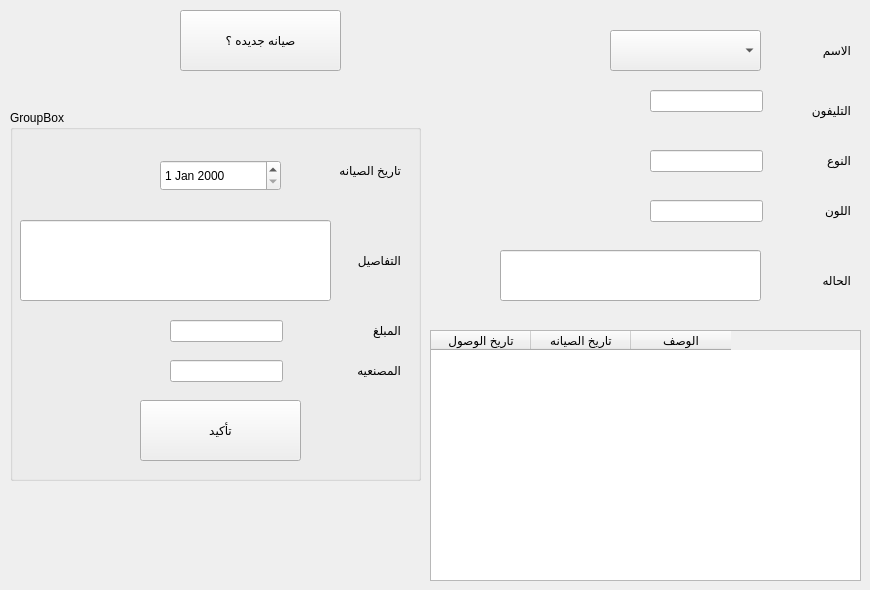
      <widget class="QWidget" name="currentclient_tab">
       <attribute name="title">
        <string>حالي</string>
       </attribute>
       <widget class="QLineEdit" name="client_phone">
        <property name="geometry">
         <rect>
          <x>650</x>
          <y>90</y>
          <width>113</width>
          <height>22</height>
         </rect>
        </property>
        <property name="readOnly">
         <bool>true</bool>
        </property>
       </widget>
       <widget class="QLineEdit" name="client_color">
        <property name="geometry">
         <rect>
          <x>650</x>
          <y>200</y>
          <width>113</width>
          <height>22</height>
         </rect>
        </property>
        <property name="readOnly">
         <bool>true</bool>
        </property>
       </widget>
       <widget class="QLineEdit" name="client_condition">
        <property name="geometry">
         <rect>
          <x>500</x>
          <y>250</y>
          <width>261</width>
          <height>51</height>
         </rect>
        </property>
        <property name="text">
         <string/>
        </property>
        <property name="readOnly">
         <bool>true</bool>
        </property>
       </widget>
       <widget class="QLineEdit" name="client_bike">
        <property name="geometry">
         <rect>
          <x>650</x>
          <y>150</y>
          <width>113</width>
          <height>22</height>
         </rect>
        </property>
        <property name="readOnly">
         <bool>true</bool>
        </property>
       </widget>
       <widget class="QLabel" name="label_29">
        <property name="geometry">
         <rect>
          <x>750</x>
          <y>30</y>
          <width>101</width>
          <height>41</height>
         </rect>
        </property>
        <property name="text">
         <string>الاسم</string>
        </property>
       </widget>
       <widget class="QLabel" name="label_30">
        <property name="geometry">
         <rect>
          <x>750</x>
          <y>90</y>
          <width>101</width>
          <height>41</height>
         </rect>
        </property>
        <property name="text">
         <string>التليفون</string>
        </property>
       </widget>
       <widget class="QLabel" name="label_28">
        <property name="geometry">
         <rect>
          <x>750</x>
          <y>140</y>
          <width>101</width>
          <height>41</height>
         </rect>
        </property>
        <property name="text">
         <string>النوع</string>
        </property>
       </widget>
       <widget class="QLabel" name="label_31">
        <property name="geometry">
         <rect>
          <x>750</x>
          <y>260</y>
          <width>101</width>
          <height>41</height>
         </rect>
        </property>
        <property name="text">
         <string>الحاله</string>
        </property>
       </widget>
       <widget class="QLabel" name="label_32">
        <property name="geometry">
         <rect>
          <x>750</x>
          <y>190</y>
          <width>101</width>
          <height>41</height>
         </rect>
        </property>
        <property name="text">
         <string>اللون</string>
        </property>
       </widget>
       <widget class="QComboBox" name="client_name">
        <property name="geometry">
         <rect>
          <x>610</x>
          <y>30</y>
          <width>151</width>
          <height>41</height>
         </rect>
        </property>
       </widget>
       <widget class="QTableWidget" name="fixes_table">
        <property name="geometry">
         <rect>
          <x>430</x>
          <y>330</y>
          <width>431</width>
          <height>251</height>
         </rect>
        </property>
        <column>
         <property name="text">
          <string>تاريخ الوصول</string>
         </property>
        </column>
        <column>
         <property name="text">
          <string>تاريخ الصيانه</string>
         </property>
        </column>
        <column>
         <property name="text">
          <string>الوصف</string>
         </property>
        </column>
       </widget>
       <widget class="QPushButton" name="new_fix_pb">
        <property name="geometry">
         <rect>
          <x>180</x>
          <y>10</y>
          <width>161</width>
          <height>61</height>
         </rect>
        </property>
        <property name="text">
         <string>صيانه جديده ؟</string>
        </property>
       </widget>
       <widget class="QGroupBox" name="groupBox">
        <property name="geometry">
         <rect>
          <x>10</x>
          <y>110</y>
          <width>411</width>
          <height>371</height>
         </rect>
        </property>
        <property name="title">
         <string>GroupBox</string>
        </property>
        <widget class="QDateEdit" name="client_fix_date">
         <property name="geometry">
          <rect>
           <x>150</x>
           <y>50</y>
           <width>121</width>
           <height>31</height>
          </rect>
         </property>
        </widget>
        <widget class="QLineEdit" name="client_fix">
         <property name="geometry">
          <rect>
           <x>10</x>
           <y>110</y>
           <width>311</width>
           <height>81</height>
          </rect>
         </property>
         <property name="text">
          <string/>
         </property>
         <property name="readOnly">
          <bool>true</bool>
         </property>
        </widget>
        <widget class="QPushButton" name="client_ok">
         <property name="geometry">
          <rect>
           <x>130</x>
           <y>290</y>
           <width>161</width>
           <height>61</height>
          </rect>
         </property>
         <property name="text">
          <string>تأكيد</string>
         </property>
        </widget>
        <widget class="QLabel" name="label_34">
         <property name="geometry">
          <rect>
           <x>290</x>
           <y>40</y>
           <width>101</width>
           <height>41</height>
          </rect>
         </property>
         <property name="text">
          <string>تاريخ الصيانه</string>
         </property>
        </widget>
        <widget class="QLabel" name="label_33">
         <property name="geometry">
          <rect>
           <x>290</x>
           <y>130</y>
           <width>101</width>
           <height>41</height>
          </rect>
         </property>
         <property name="text">
          <string>التفاصيل</string>
         </property>
        </widget>
        <widget class="QLineEdit" name="new_client_name_6">
         <property name="geometry">
          <rect>
           <x>160</x>
           <y>250</y>
           <width>113</width>
           <height>22</height>
          </rect>
         </property>
        </widget>
        <widget class="QLabel" name="label_63">
         <property name="geometry">
          <rect>
           <x>290</x>
           <y>200</y>
           <width>101</width>
           <height>41</height>
          </rect>
         </property>
         <property name="text">
          <string>المبلغ</string>
         </property>
        </widget>
        <widget class="QLineEdit" name="new_client_name_7">
         <property name="geometry">
          <rect>
           <x>160</x>
           <y>210</y>
           <width>113</width>
           <height>22</height>
          </rect>
         </property>
        </widget>
        <widget class="QLabel" name="label_64">
         <property name="geometry">
          <rect>
           <x>290</x>
           <y>240</y>
           <width>101</width>
           <height>41</height>
          </rect>
         </property>
         <property name="text">
          <string>المصنعيه</string>
         </property>
        </widget>
       </widget>
       <zorder>client_phone</zorder>
       <zorder>client_color</zorder>
       <zorder>client_condition</zorder>
       <zorder>client_bike</zorder>
       <zorder>label_29</zorder>
       <zorder>label_30</zorder>
       <zorder>label_28</zorder>
       <zorder>label_31</zorder>
       <zorder>label_32</zorder>
       <zorder>client_name</zorder>
       <zorder>new_fix_pb</zorder>
       <zorder>groupBox</zorder>
       <zorder>fixes_table</zorder>
      </widget>
